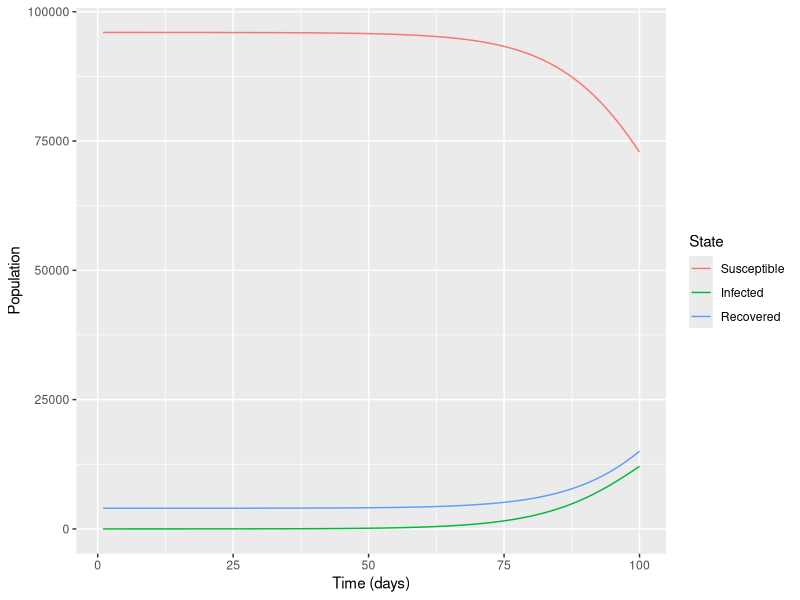
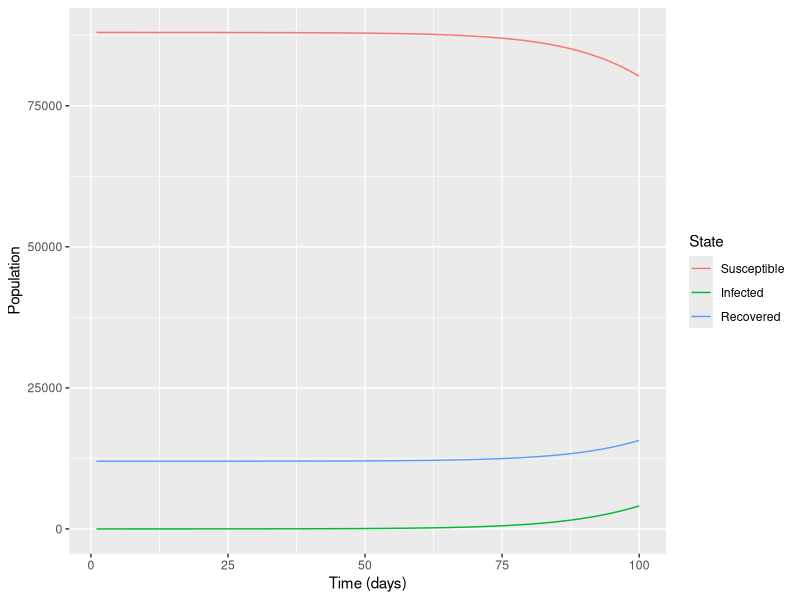

The R script that drew these images, in order:
#usage: Rscript SIR.R <filename> <days>
#only required input is filename, other values are set otherwise

#Loading libraries
if (!require("ggplot2")) install.packages("ggplot2", repos = "http://cran.us.r-project.org"); library("ggplot2")
if (!require("deSolve")) install.packages("deSolve", repos = "http://cran.us.r-project.org"); library("deSolve")
if (!require("reshape2")) install.packages("reshape2", repos = "http://cran.us.r-project.org"); library("reshape2")
#if (!require("reshape2")) install.packages("plotly", repos = "http://cran.us.r-project.org"); library("plotly")

args <- commandArgs(TRUE)
input <- read.table("input.txt", header = TRUE)

#check if other inputs are available
if(length(args[2]) > 0 & is.numeric(args[2])) {
  days = args[2]
} else {
  days = 100
}

if(length(args[3]) > 0 & is.numeric(args[3])) {
  days = args[2]
}

#create file for storing data
dir.create(file.path("graphs"), showWarnings = FALSE)
dir.create(file.path("tables"), showWarnings = FALSE)

#initialize vectors to store distribution statistics
r_e <- vector()
immunity_percent <- vector()
immunity_population <- vector()

# Model inputs
for (x in 1:nrow(input)) {
  #N <- input[1, "Population"]
  #R <- input[x, "Vaccinated"] + input[x, "Recovered"]
  initial_state_values = c(Susceptible = input[x, "Population"] - (input[x, "Sick"] + 
                                                           input[x, "Recovered"] + input[x, "Vaccinated"]),
                           Infected = input[x, "Sick"],
                           Recovered = input[x,"Recovered"] + input[x, "Vaccinated"])
  
  s = input[x, "Population"] - (input[x, "Sick"] + 
                                  input[x, "Recovered"] + input[x, "Vaccinated"])
  n = input[x, "Population"]
  bigS <- s/n
  r0 <- NULL
  re <- NULL
  
  parameters = c(gamma = 1/14, beta = 5/28)
  
  # Time points
  
  time = seq(from=1,to=days,by=1)
  
  #SIR Model function
  sir_model3 <- function(time, state, parameters){
    with(as.list(c(state, parameters)),{
      N = Susceptible + Infected + Recovered
      lambda = beta * (Infected / N)
      dS = -lambda * Susceptible
      dI = lambda * Susceptible - gamma * Infected
      dR = gamma * Infected
      
      assign("r0", beta/gamma, envir = globalenv())
      assign("re", r0 * bigS, envir = globalenv())
      
      
      return(list(c(dS, dI, dR)))
    }
    )
  }
  
  # Solving the differential equations:
  output<-as.data.frame(ode(y=initial_state_values,func = sir_model3,parms=parameters,times = time))
  
  #place distribution values into vectors
  immunity_threshold = 1 - 1/re
  immunity = immunity_threshold*input[x, "Population"]
  
  r_e <- append(r_e, re)
  immunity_percent <- append(immunity_percent, immunity_threshold*100)
  immunity_population <- append(immunity_population, immunity)
  
  out_long=melt(output,id="time")
  
  p <- ggplot(data = out_long,         
              aes(x = time, y = value, colour = variable, group = variable)) +  
    geom_line() + 
    #geom_line(aes(y=immunity, colour = "immunity")) +                                                         
    xlab("Time (days)") +                          
    ylab("Population") + scale_color_discrete(name = "State")
  
  #print(p)
  #png(filename="%dplot.png", x)
  #print(p)
  
  filename <- gsub(" ", "", paste("graph", x, ".png", collapse = NULL))
  
  ggsave(path = "graphs", filename = filename)
  #save to txt
  write.table(output, gsub(" ", "", paste("tables/table", x, ".txt", collapse = NULL)), sep="\t")
  #save to csv
  write.csv(output, gsub(" ", "", paste("tables/table", x, ".csv", collapse = NULL)))
}

distribution <- data.frame(r_e,
                           immunity_percent,
                           immunity_population)

write.table(output, gsub(" ", "", paste("tables/distribution", ".txt", collapse = NULL)), sep="\t")
#save to csv
write.csv(output, gsub(" ", "", paste("tables/distribution", ".csv", collapse = NULL)))
